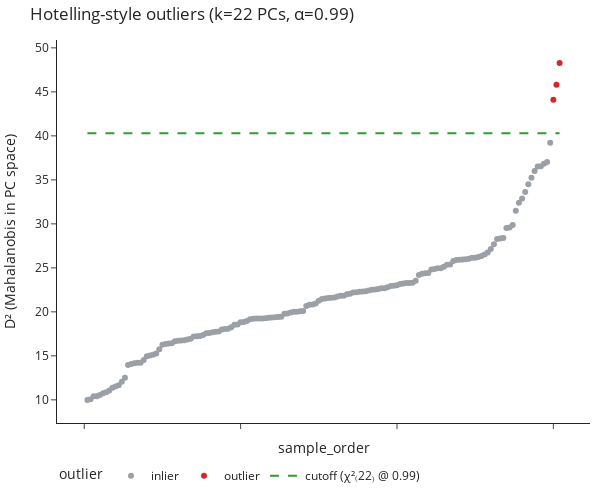

Notebook code cell kept with this figure:
### Code cell
msp.plot_hotelling_outliers(proteome_imputed, var_explained=0.50, alpha=0.99)

### Figure 1 — Plotly figure (JSON) as saved in the notebook; plotly's stock layout.template omitted (floating-point values rounded to 4 significant figures; data arrays with more than 128 entries replaced by an {"elided": "..."} marker saying what was removed)
{"data": [{"hovertemplate": "<b>%{hovertext}</b><br><br>outlier=inlier<br>sample_order=%{x}<br>D² (Mahalanobis in PC space)=%{y:.3f}<extra></extra>", "hovertext": {"elided": "149x9 mixed values"}, "legendgroup": "inlier", "marker": {"color": "#9aa0a6", "symbol": "circle"}, "mode": "markers", "name": "inlier", "orientation": "v", "showlegend": true, "type": "scatter", "x": {"elided": "149 int values"}, "xaxis": "x", "y": {"elided": "149 float values"}, "yaxis": "y"}, {"hovertemplate": "<b>%{hovertext}</b><br><br>outlier=outlier<br>sample_order=%{x}<br>D² (Mahalanobis in PC space)=%{y:.3f}<extra></extra>", "hovertext": [[4083932552, "Control", 100140, "D9", "plate2", "plate2_D9", "sample", 30, "day_0"], [4083903724, "Control", 100069, "F10", "plate1", "plate1_F10", "sample", 49, "day_15"], [4083979472, "Intervention", 100062, "F3", "plate1", "plate1_F3", "sample", 76, "day_15"]], "legendgroup": "outlier", "marker": {"color": "#d62728", "symbol": "circle"}, "mode": "markers", "name": "outlier", "orientation": "v", "showlegend": true, "type": "scatter", "x": [150, 151, 152], "xaxis": "x", "y": [44.11, 45.8, 48.29], "yaxis": "y"}, {"line": {"dash": "dash"}, "mode": "lines", "name": "cutoff (χ²₍22₎ @ 0.99)", "type": "scatter", "x": [1, 152], "y": [40.29, 40.29]}], "layout": {"height": 500, "legend": {"orientation": "h", "title": {"text": "outlier"}, "tracegroupgap": 0}, "margin": {"b": 10, "l": 10, "r": 10, "t": 40}, "title": {"text": "Hotelling-style outliers (k=22 PCs, α=0.99)"}, "width": 600, "xaxis": {"anchor": "y", "domain": [0, 1], "showticklabels": false, "title": {"text": "sample_order"}}, "yaxis": {"anchor": "x", "domain": [0, 1], "title": {"text": "D² (Mahalanobis in PC space)"}}}}
